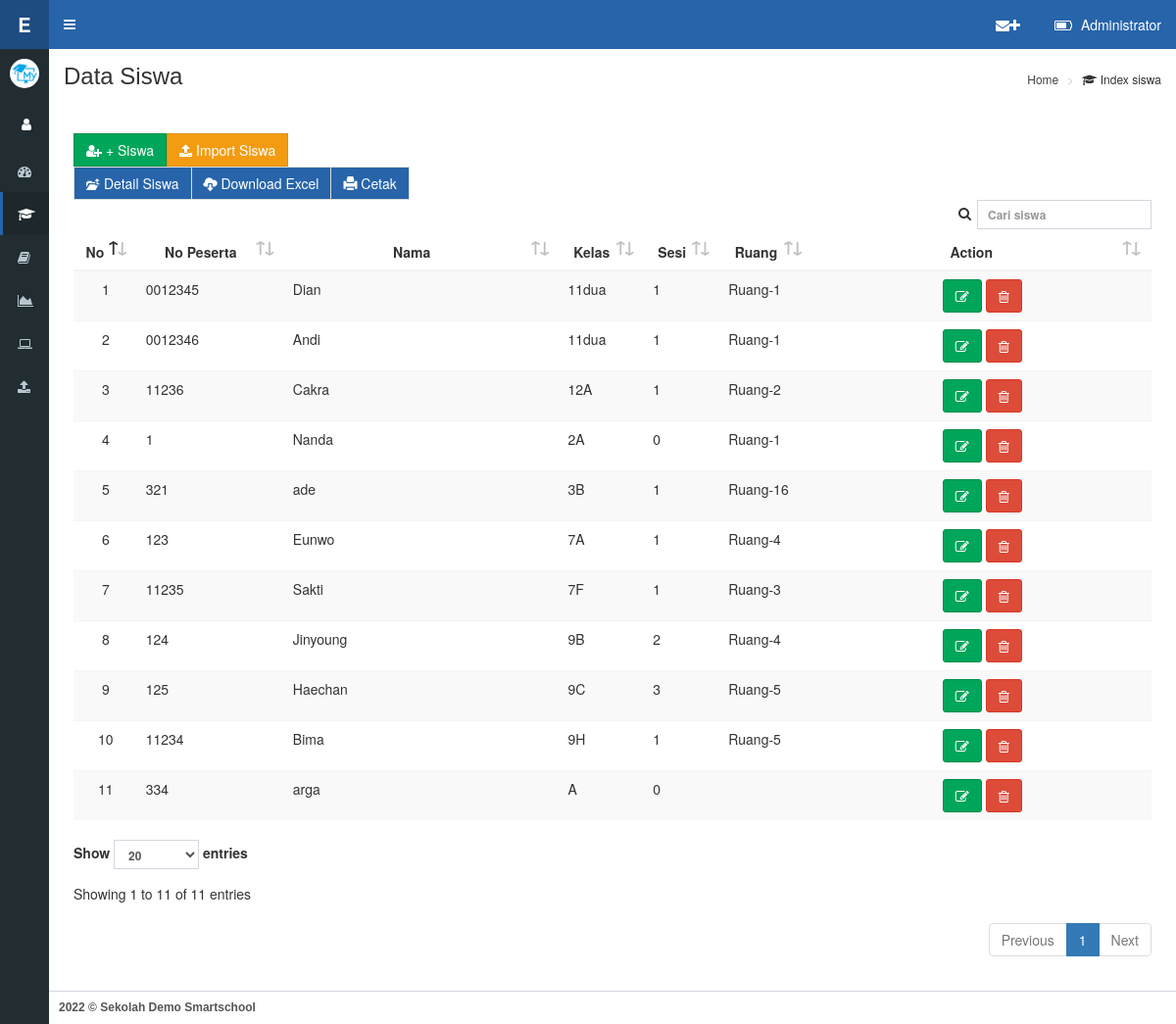
The app's page /on-admin/siswa.php (signed in), older data.
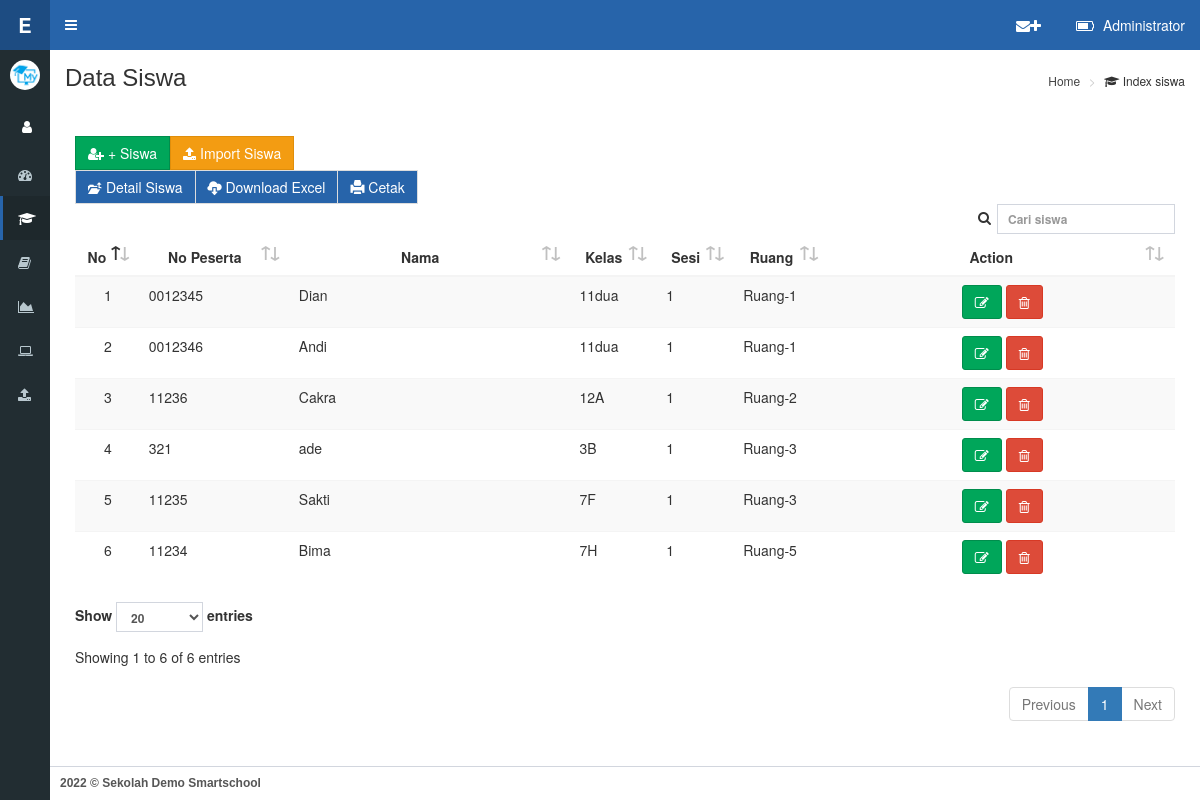
The same page, newer data.
### tables this page shows
CREATE TABLE `users` (
  `id` int(10) NOT NULL,
  `nip` varchar(100) NOT NULL,
  `nama` varchar(200) NOT NULL,
  `jabatan` text NOT NULL,
  `pass` varchar(255) NOT NULL,
  `Id_User` int(11) NOT NULL DEFAULT '1',
  `Id_Usergroup_User` int(11) NOT NULL DEFAULT '1',
  `foto` varchar(100) DEFAULT NULL,
  `instagram` varchar(100) NOT NULL,
  `youtube` varchar(100) NOT NULL,
  `phone` varchar(20) NOT NULL,
  `admin_su` varchar(2) NOT NULL DEFAULT '0'
);

CREATE TABLE `profil` (
  `id` int(11) NOT NULL,
  `n_sekolah` varchar(30) NOT NULL,
  `sub_n_sekolah` varchar(50) NOT NULL,
  `kepsek` varchar(50) NOT NULL,
  `nip` varchar(20) NOT NULL,
  `kode_sekolah` varchar(30) NOT NULL,
  `logo` varchar(30) NOT NULL,
  `logo_ujian` varchar(30) NOT NULL,
  `kota` varchar(30) NOT NULL,
  `tanggal` text NOT NULL,
  `logo_kota` varchar(30) NOT NULL,
  `web` varchar(30) NOT NULL,
  `bg_login` varchar(30) NOT NULL
);

CREATE TABLE `siswa` (
  `id` int(10) NOT NULL,
  `nis` varchar(100) NOT NULL,
  `nama` varchar(200) NOT NULL,
  `kelas` text NOT NULL,
  `pass` varchar(255) NOT NULL,
  `Id_User` int(11) NOT NULL DEFAULT '1',
  `Id_Usergroup_User` int(11) NOT NULL DEFAULT '1',
  `foto` varchar(100) DEFAULT NULL,
  `sesi` int(11) NOT NULL,
  `ruang` varchar(30) NOT NULL,
  `statuslogin` varchar(20) NOT NULL DEFAULT '0',
  `online` varchar(20) DEFAULT NULL
);

### on-admin/conn/cek.php (called while the page is built, shortened)
<?php
if (!isset($_SESSION['admin']) || empty($_SESSION['admin'])) {
header('location:../admin/index.php');
} else {
$username=$_SESSION['admin'];
}
?>

### on-admin/conn/fungsi.php (called while the page is built, shortened)
<?php
$query = mysqli_query ($konek, "SELECT * FROM users WHERE nip='$username'");
$ar = mysqli_fetch_array ($query);
$nama=$ar['nama'];
?>

### on-admin/page/dt_siswa.php (the view, shortened to what this page needs)
<thead>
	<tr>
		<th width="4%">No</th>
		<th width="15%">No Peserta</th>
		<th width="25%">Nama</th>
		<th width="4%">Kelas</th>
		<th width="6%">Sesi</th>
		<th width="10%">Ruang</th>
		<th width="30%">Action</th>
	</tr>
</thead>
<tbody>
	<?php
		$querydosen = mysqli_query ($konek, "SELECT * FROM siswa ORDER by kelas ASC");
		$i=1;
		while ($ar = mysqli_fetch_array ($querydosen)){
			echo "
				<tr>
					<td align=center>$i</td>
					<td>$ar[nis]</td>
					<td>$ar[nama]</td>
					<td>$ar[kelas]</td>
					<td>$ar[pass]</td>
					<td>$ar[sesi]</td>
					<td>$ar[ruang]</td>
					<td align=center>
					<a class='open_modal' style='font-decoration:none;color:#222;' id='$ar[id]'><button type='button' class='btn btn-success'><i class='fa fa-pencil-square-o'></i></button></a>
					<a style='font-decoration:none;color:#222;' onClick='confirm_delete(\"page/siswa_delete.php?id=$ar[id]\")'><button type='button' class='btn btn-danger'><i class='fa fa-trash-o'></i></button></a>
					</td>
				</tr>";
		$i++;
		}
	?>
</tbody>

### on-admin/siswa.php (shortened to what this page needs)
<?php
include ('../koneksi/koneksi.php');
include ('conn/cek.php');
include ('conn/fungsi.php');
?>
<!DOCTYPE html>
<html>
 <head>
	<link href="../js/sweetalert.css" rel="stylesheet" type="text/css"/>
	<?php
		include "bundle/bundle_css.php";
	?>
  </head>
<?php
include "tema/tema.php";
?>
    <div class="wrapper">
      <?php
        include 'navbar/content_header.php';
      ?>
      <aside class="main-sidebar">
        <section class="sidebar">
      <?php
        include "navbar/userpanel.php";
      ?>
          <ul class="sidebar-menu" data-widget="tree">
                <li><a href="index.php"><i class="fa fa-tachometer"></i><span> Dashboard</span></a></li>
				<li class="active"><a href="siswa.php"><i class="fa fa-graduation-cap"></i><span> Management Siswa</span></a></li>
				<li class="treeview">
                  <a href="#">
                    <i class="fa fa-book"></i>
                  </a>
                </li>
				    <li><a href="hasiltest.php"><i class="fa fa-area-chart"></i><span> Hasil Test</span></a></li>
					<li><a href="monitor.php"><i class="fa fa-laptop"></i><span> Monitoring Ujian</span></a></li>
					<li><a href="laporan.php"><i class="fa fa-upload"></i><span> Laporan</span></a></li>
          </ul>
        </section>
      </aside>
      <div class="content-wrapper">
        <section class="content-header">
          <h1>Data Siswa</h1>
          <ol class="breadcrumb">
            <li><a href="#"> Home</a></li>
            <li><i class="fa fa-graduation-cap"></i> Index siswa</li>
          </ol>
        </section>
        <section class="content">
          <div class="row">
            <div class="col-xs-12">
              <div class="box">
                <div class="box-header">
				</div>
                <div class="box-body">
<div class="btn-group" role="group" aria-label="...">
  <button id="clot" type="button" class="btn btn-success" data-target="#ModalAdd" data-toggle="modal"><i class="fa fa-user-plus"></i> + Siswa</button>
  <a href="siswa-import.php"><button id="clot" type="button" class="btn btn-warning"><i class="fa fa-upload"></i> Import Siswa</button></a>
</div>
				<div style="overflow-x:auto;" id="printableArea">
                <table id="data2" class="table table-hover table-striped">
					<?php
					include "page/dt_siswa.php";
					?>
					</table>
				</div>
		</section>
    </div>
    <?php
		include	"navbar/content_footer.php";
	?>
  </body>
</html>

### on-admin/bundle/bundle_css.php (shortened to what this page needs)
   <link href="../js/sweetalert.css" rel="stylesheet">
   <link rel="stylesheet" href="../aset/bootstrap/css/bootstrap.min.css">
   <link rel="stylesheet" href="../aset/bootstrap/css/pace.css">
   <link rel="stylesheet" href="../aset/fa/css/font-awesome.css">
   <link rel="stylesheet" href="../aset/plugins/datatables/dataTables.material.min.css">
   <link rel="stylesheet" href="../aset/plugins/datatables/buttons.dataTables.min.css">
   <link rel="stylesheet" href="../aset/plugins/select2/select2.css">
   <link rel="stylesheet" href="../aset/dist/css/AdminLTE.css">
   <link rel="stylesheet" href="../aset/dist/css/skins/_all-skins2.css">
<link rel="stylesheet" href="../aset/plugins/datepicker/datepicker3.css">

### on-admin/tema/tema.php (shortened to what this page needs)
<?php
	$querydosen = mysqli_query ($konek, "SELECT * FROM theme where id='1'");
						while ($ar = mysqli_fetch_array ($querydosen)){
?>
<body class='hold-transition skin-<?php echo $ar['warna'];?> fixed sidebar-mini sidebar-collapse' style='font-family:'Segoe UI''>
<?php }?>

### on-admin/navbar/content_header.php (shortened to what this page needs)
<header class="main-header">
<div class="logo">
<span class="logo-sm">
<b style="color:white;">E CBT <?php echo date ('Y') ?></b></span>
</div>
  <nav class="navbar navbar-static-top" role="navigation">
    <a href="#" class="sidebar-toggle" data-toggle="push-menu" role="button">
    </a>
    <div class="navbar-custom-menu">
      <ul class="nav navbar-nav">
        <li class="dropdown user user-menu">
          <a href="#" class="dropdown-toggle" data-toggle="dropdown">
            <i class="fa fa-battery-three-quarters"></i>
                <span class="hidden-xs" style="text-transform:capitalize;"><?php echo $nama;?></span>
          </a>
        </li>
      </ul>
    </div>
    <div class="navbar-custom-menu">
      <ul class="nav navbar-nav">
        <li class="dropdown user user-menu">
          <a href="pesan.php">
            <i class="fa fa-envelope"><i class="fa fa-plus"></i></i>
          </a>
        </li>
      </ul>
    </div>
  </nav>
</header>

### on-admin/navbar/userpanel.php (shortened to what this page needs)
<?php
$qq = mysqli_query ($konek, "SELECT * FROM profil where id='1'");
						while ($xx = mysqli_fetch_array ($qq)){
                        ?>
		<div class="user-panel">
            <div class="pull-left image">
              <img src="../aset/foto/<?php echo $xx['logo'];?>" class="img-circle" alt="User Image">
            </div>
		  </div>
		  <div class="user-panel">
            <div class="pull-left image">
			<a href="profil.php" data-toggle="tooltip" data-placement="right" title="Profil"><button id="cog" class="btn btn-default btn-md"><i class="fa fa-user"></i></button></a>
            <a href="theme.php" data-placement="right" data-toggle="tooltip" title="setting"><button id="cog" class="btn btn-default"><i class="fa fa-cog"></i></button></a>
            </div>
        </div>
<?php }?>

### on-admin/navbar/content_footer.php (shortened to what this page needs)
<footer class="main-footer">
    <h6><b> <?php echo date("Y") ?> &copy; Sekolah Demo Smartschool </b></h6>
</footer>

### on-admin/bundle/bundle_css.php (style rules this page uses)
.content-wrapper { background-color: #ffffff; }
.content { background-color: #ffffff; }
.box { -webkit-box-shadow: none; -moz-box-shadow: none; box-shadow: none; border: 0; }

### on-admin/siswa.php (style rules this page uses)
#clot { border-radius:0; }
#cog { border-radius:0; background-color:#222d32; color:white; border:0; }

### on-admin/navbar/content_footer.php (style rules this page uses)
.main-footer { position: fixed; padding:0; padding-left:10px; left: 0; bottom: 0; width: 100%; color: #565656; text-align: left; font-family: sans-serif; }

Row changes from the older to the newer data that the page shows:
removed siswa: nis "1", nama "Nanda", kelas "2A", sesi "0", ruang "Ruang-1"
removed siswa: nis "123", nama "Eunwo", kelas "7A", sesi "1", ruang "Ruang-4"
removed siswa: nis "124", nama "Jinyoung", kelas "9B", sesi "2", ruang "Ruang-4"
removed siswa: nis "125", nama "Haechan", kelas "9C", sesi "3", ruang "Ruang-5"
removed siswa: nis "334", nama "arga", kelas "A", sesi "0"
changed siswa "ade": ruang "Ruang-16" → "Ruang-3"
changed siswa "Bima": kelas "9H" → "7H"
Text that changed along with them:
text written by a page script: "Detail Siswa Download Excel Cetak Show entries Showing 1 to 11 of 11 entries Previous 1 Next" → "Detail Siswa Download Excel Cetak Show entries Showing 1 to 6 of 6 entries Previous 1 Next"
